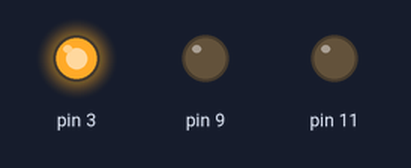
Bench run of a sketch on a simulated Arduino Uno, built with avr-gcc and run on an emulated ATmega328P. Parts: output pins drawn as LEDs (lit = HIGH).

Above: at 1.5 s.
At 3.5 s:
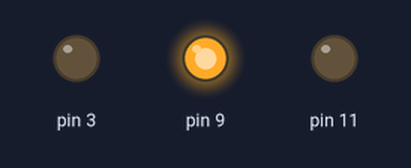
At 6.0 s:
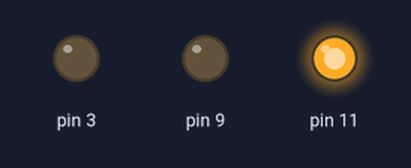
Timing chart, 0 to 10.4 s (numbered marks = the images above):
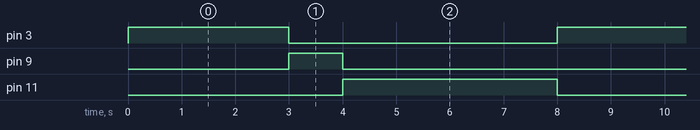

The sketch:

demo_1signal.ino
```cpp
/*
  Sample Program 1 of Practice (Traffic Signal).
  For Lecture of "Embedded System"
  in Department of Mechanical Systems Engineering,
  Faculty of Systems Design,
  Tokyo Metropolitan University.
  Oct. 2020. N.Takesue
*/

void setup() {
  pinMode(3, OUTPUT);
  pinMode(9, OUTPUT);
  pinMode(11, OUTPUT);
  digitalWrite(3, LOW);
  digitalWrite(9, LOW);
  digitalWrite(11, LOW);
}

void loop() {
  digitalWrite(3, HIGH);
  delay(3000);
  digitalWrite(3, LOW);
  digitalWrite(9, HIGH);
  delay(1000);
  digitalWrite(9, LOW);
  digitalWrite(11, HIGH);
  delay(4000);
  digitalWrite(11, LOW);
}
```

Measured:
- by itself, pin 3: alternates HIGH for 3.0 s and LOW for 5.0 s
- by itself, pin 9: alternates HIGH for 1.0 s and LOW for 7.0 s
- by itself, pin 11: alternates HIGH for 4.0 s and LOW for 4.0 s
